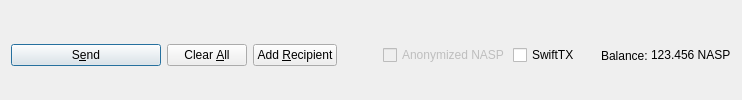
         <widget class="QFrame" name="frame_Send">
          <layout class="QHBoxLayout" name="horizontalLayout">
           <property name="bottomMargin">
            <number>0</number>
           </property>
           <item>
            <widget class="QPushButton" name="sendButton">
             <property name="minimumSize">
              <size>
               <width>150</width>
               <height>0</height>
              </size>
             </property>
             <property name="toolTip">
              <string>Confirm the send action</string>
             </property>
             <property name="text">
              <string>S&amp;end</string>
             </property>
             <property name="icon">
              <iconset resource="../nasp.qrc">
               <normaloff>:/icons/send</normaloff>:/icons/send</iconset>
             </property>
             <property name="autoDefault">
              <bool>false</bool>
             </property>
             <property name="default">
              <bool>true</bool>
             </property>
            </widget>
           </item>
           <item>
            <widget class="QPushButton" name="clearButton">
             <property name="sizePolicy">
              <sizepolicy hsizetype="Minimum" vsizetype="Fixed">
               <horstretch>0</horstretch>
               <verstretch>0</verstretch>
              </sizepolicy>
             </property>
             <property name="toolTip">
              <string>Clear all fields of the form.</string>
             </property>
             <property name="text">
              <string>Clear &amp;All</string>
             </property>
             <property name="icon">
              <iconset resource="../nasp.qrc">
               <normaloff>:/icons/remove</normaloff>:/icons/remove</iconset>
             </property>
             <property name="autoDefault">
              <bool>false</bool>
             </property>
            </widget>
           </item>
           <item>
            <widget class="QPushButton" name="addButton">
             <property name="toolTip">
              <string>Send to multiple recipients at once</string>
             </property>
             <property name="text">
              <string>Add &amp;Recipient</string>
             </property>
             <property name="icon">
              <iconset resource="../nasp.qrc">
               <normaloff>:/icons/add</normaloff>:/icons/add</iconset>
             </property>
             <property name="autoDefault">
              <bool>false</bool>
             </property>
            </widget>
           </item>
           <item>
            <spacer name="horizontalSpacer">
             <property name="orientation">
              <enum>Qt::Horizontal</enum>
             </property>
             <property name="sizeHint" stdset="0">
              <size>
               <width>40</width>
               <height>20</height>
              </size>
             </property>
            </spacer>
           </item>
           <item>
            <layout class="QHBoxLayout" name="horizontalLayout_2">
             <property name="spacing">
              <number>3</number>
             </property>
             <item>
              <widget class="QCheckBox" name="checkzNASP">
               <property name="enabled">
                <bool>false</bool>
               </property>
               <property name="text">
                <string>Anonymized NASP</string>
               </property>
              </widget>
             </item>
             <item>
              <widget class="QCheckBox" name="checkSwiftTX">
               <property name="enabled">
                <bool>true</bool>
               </property>
               <property name="minimumSize">
                <size>
                 <width>85</width>
                 <height>0</height>
                </size>
               </property>
               <property name="text">
                <string>SwiftTX</string>
               </property>
              </widget>
             </item>
             <item>
              <widget class="QLabel" name="label">
               <property name="text">
                <string>Balance:</string>
               </property>
              </widget>
             </item>
             <item>
              <widget class="QLabel" name="labelBalance">
               <property name="sizePolicy">
                <sizepolicy hsizetype="Preferred" vsizetype="Fixed">
                 <horstretch>0</horstretch>
                 <verstretch>0</verstretch>
                </sizepolicy>
               </property>
               <property name="cursor">
                <cursorShape>IBeamCursor</cursorShape>
               </property>
               <property name="text">
                <string notr="true">123.456 NASP</string>
               </property>
               <property name="textInteractionFlags">
                <set>Qt::LinksAccessibleByMouse|Qt::TextSelectableByKeyboard|Qt::TextSelectableByMouse</set>
               </property>
              </widget>
             </item>
            </layout>
           </item>
          </layout>
         </widget>
